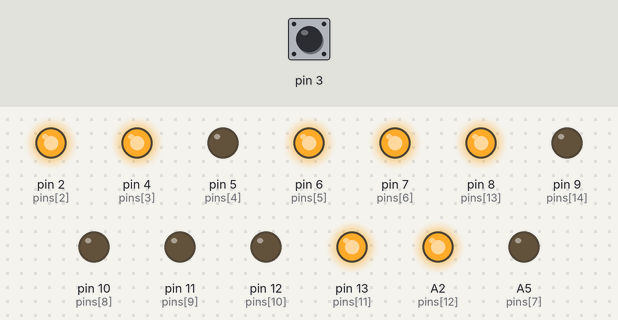
Simulated run of this sketch. Board: Arduino Uno, built with avr-gcc and run on an emulated ATmega328P. Shown: output pins drawn as LEDs (lit = HIGH). Inputs (shaded band) come from the test bench; at power-on: pin 3 HIGH. Pins used as bus, display or sensor lines are not drawn; what the sketch prints to the serial monitor is not drawn.

Above: at 0.1 s.
At 0.5 s:
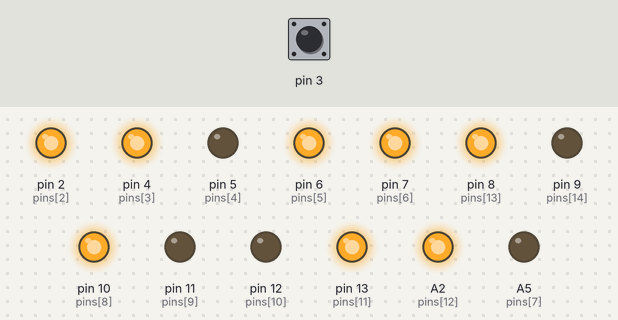
At 5.2 s:
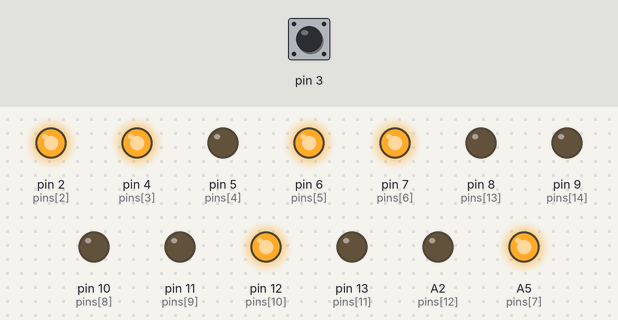
5.3 s: pin 3 pulled LOW for 0.15 s
Timing chart, 0 to 8.3 s (numbered marks = the images above; inputs shaded):
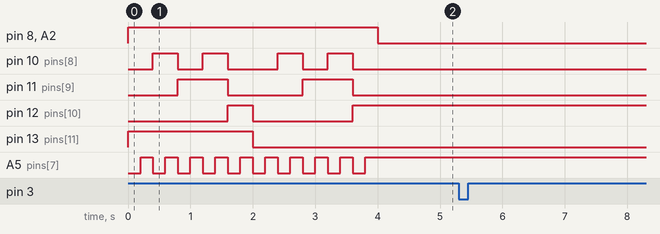

Measured:
- after the input at 5.3 s, every drawn part: stays the same

The sketch:

light.ino
```cpp
byte n0[]={4,5,13,16,22,27,32,37,42,47,52,57,62,67,72,77,83,86,94,95,-1};
byte n1[]={4,14,15,24,26,34,44,54,64,74,84,93,94,95,-1};
byte n2[]={4,5,13,16,23,33,44,45,56,66,76,86,93,94,95,96,-1};
byte n3[]={4,5,13,16,23,33,44,45,54,55,63,73,83,86,94,95,-1};
byte n4[]={3,6,13,16,23,26,33,36,43,44,45,46,53,63,73,83,93,-1};
byte n5[]={3,4,5,6,16,26,36,44,45,46,53,63,73,83,86,94,95,-1};
byte n6[]={4,5,13,16,26,36,44,45,46,53,56,63,66,73,76,83,86,94,95,-1};
byte n7[]={3,4,5,6,13,23,33,43,53,63,73,83,93,-1};
byte n8[]={4,5,13,16,23,26,33,36,44,45,54,55,63,66,73,76,83,86,94,95,-1};
byte n9[]={4,5,13,16,23,26,33,36,43,44,45,53,63,73,83,86,94,95,-1};
byte em0[]={3,4,5,6,12,17,21,28,31,33,36,38,40,49,50,53,56,59,61,64,65,68,71,78,82,87,93,94,95,96,-1};
byte em1[]={3,4,5,6,12,17,21,28,31,33,36,38,40,49,50,54,55,59,61,63,66,68,71,78,82,87,93,94,95,96,-1};
byte em2[]={3,4,5,6,12,17,21,28,31,33,36,38,40,49,50,59,61,63,64,65,66,68,71,78,82,87,93,94,95,96,-1};
byte em3[]={3,4,5,6,12,17,21,28,31,33,36,38,40,49,50,54,55,59,61,63,66,68,71,74,75,78,82,87,93,94,95,96,-1};
byte em4[]={3,4,5,6,12,17,21,28,31,33,36,38,40,49,50,52,53,54,55,56,57,59,61,63,66,68,71,74,75,78,82,87,93,94,95,96,-1};
byte em5[]={3,4,5,6,12,17,21,28,31,33,36,38,40,49,50,59,61,68,71,78,82,87,93,94,95,96,-1};
byte em6[]={3,4,5,6,12,17,21,28,30,32,33,36,37,39,40,49,50,59,61,63,64,65,66,68,71,78,82,87,93,94,95,96,-1};
byte em7[]={3,4,5,6,12,17,21,28,30,33,35,36,37,39,40,49,50,59,61,63,66,68,71,74,75,78,82,87,93,94,95,96,-1};
byte em8[]={3,4,5,6,12,17,21,24,25,28,31,33,36,38,40,49,50,59,61,63,66,68,71,78,82,87,93,94,95,96,-1};
byte em9[]={2,3,6,7,11,14,15,18,20,29,30,39,40,49,51,58,62,67,73,76,84,85,-1};
//shapes that can be formed 0-9: numbers && 10-19: emojis ..
byte* shapes[20]={n0,n1,n2,n3,n4,n5,n6,n7,n8,n9,em0,em1,em2,em3,em4,em5,em6,em7,em8,em9};

int keyArr[4]={-1,-1,-1,-1};
unsigned int index=0,index2=0;
int keyPressed=-1;
int pass[4]={1,2,3,4};//initial password..
int changePass[4]={1,2,1,2};//array for change password..
int pins[15]={0,1,2,4,5,6,7,A5,10,11,12,13,A2,8,9};
int mode=0;
bool chPassDetected=false,newKey=false,passDetected=false,notTheSame=true;
int ledsOn=1;
void setup() {
  for(int i=0;i<15;i++)pinMode(pins[i],OUTPUT);
  Serial.begin(9600);
  pinMode(3,INPUT_PULLUP);
  pinMode(A0,INPUT_PULLUP);
  pinMode(A1,INPUT_PULLUP);
  attachInterrupt(digitalPinToInterrupt(3),detectKey,FALLING);
  digitalWrite(8,0);
  digitalWrite(9,0);
  selfTesting();
}

void loop() {
  if(newKey){
     newKey=false;
    int temp=(index==0)?0:index-1;
    if(!passDetected&&!chPassDetected) {
      if(keyArr[temp]!=-1){
          drawOnLeds(mode+keyArr[temp]);
      }
    }
    else {
      passDetected=false;
    }
  }
}
void detectKey(){ //no key is pressed (or to prevent multiple detection of the same key in the same press)..
    checkWhichKey();//check which is the pressed key and save it in the keyArr..
    checkPassword();
    checkChangePassword();
    newKey=true;
}

void checkWhichKey(){
    int keyVolt = analogRead(A0);
    if(keyVolt>215 && keyVolt <219)keyPressed=0;
    else if(keyVolt>164 && keyVolt <168)keyPressed=2;
    else if(keyVolt>127 && keyVolt <131)keyPressed=4;
    else if(keyVolt>107 && keyVolt <111)keyPressed=6;
    else if(keyVolt>99 && keyVolt <103)keyPressed=8;
    int keyVolt2 = analogRead(A1);
    if(keyVolt2>215 && keyVolt2 <219)keyPressed=1;
    else if(keyVolt2>164 && keyVolt2 <168)keyPressed=3;
    else if(keyVolt2>127 && keyVolt2 <131)keyPressed=5;
    else if(keyVolt2>107 && keyVolt2 <111)keyPressed=7;
    else if(keyVolt2>99 && keyVolt2 <103)keyPressed=9;
    byte temp=(index==0)?0:index-1;
    if(keyArr[temp]!=keyPressed){
        digitalWrite(8,0);// clear the display..
        notTheSame=true;
    }
    else notTheSame=false;
    if(!chPassDetected)shiftKeyArr(keyPressed);
    else{
      pass[index2]=keyPressed;
      Serial.print(pass[index2]);
      index2++;
      if(index2==4){
        if(pass[0]==changePass[0]&&pass[1]==changePass[1]&&pass[2]==changePass[2]&&pass[3]==changePass[3]){//pass can't be the ch-Pass code..
           index2=0;
           Serial.println("Change Pass code can't be a password!!->Insert new pass:");
        }
        else if(pass[0]==pass[3]&&pass[1]==pass[2]){//pass can't be symetric..
           index2=0;
           Serial.println("New password can't be symetric!!->Insert new pass:");
        }
        else{
           chPassDetected=false;
           Serial.print("New Pass insertted ");
           if(mode==0) Serial.println("{You are in numbers mode}");
           else Serial.println("{You are in emojis mode}");
        }
      }
    }
    /*for(int i=0;i<keyPressed+1;i++){
    analogWrite(9,i*25+30);
    delay(10);*/
    //analogWrite(9,0);

}

void shiftKeyArr(int keyPressed){
   if(index<=3){
      keyArr[index]=keyPressed;
      Serial.print(keyArr[index]);
      index++;
      return;
   }
   else{
      for(int i=0;i<3;i++){
        int temp=keyArr[i+1];
        keyArr[i]=temp;
      }
      keyArr[3]=keyPressed;
      Serial.print(keyArr[3]);
   }

}

void checkChangePassword(){
  if(keyArr[0]==changePass[0]&&keyArr[1]==changePass[1]&&keyArr[2]==changePass[2]&&keyArr[3]==changePass[3]){
    chPassDetected=true;
    Serial.println("Change Pass Code Detected {Insert new pass:}");
    for(int i=0;i<4;i++)keyArr[i]=-1;
    index=0;
    index2=0;
  }
}

void checkPassword(){
  if(keyArr[0]==pass[0]&&keyArr[1]==pass[1]&&keyArr[2]==pass[2]&&keyArr[3]==pass[3] && mode!=10){
    mode=10;//go to emojis mode..
    //soot pass detection..
    for(int i=0;i<10;i++){
      analogWrite(9,255);
      delay(10);
      //analogWrite(9,0);
    }
    //digitalWrite(9,0);
    Serial.println("Password detected {Go to emojis mode} : Enter a new key:");
    passDetected=true;
  }
  else if(keyArr[0]==pass[3]&&keyArr[1]==pass[2]&&keyArr[2]==pass[1]&&keyArr[3]==pass[0] &&mode!=0){
    mode=0;//return to numbers mode..
    //soot pass detection..
    for(int i=0;i<10;i++){
      analogWrite(9,255);
      delay(10);
    }
    Serial.println("Rev Password detected {Returned to numbers mode} : Enter a new key:");
    passDetected=true;
  }
}
void drawOnLeds(int num){
  digitalWrite(8,1);
  int count = 0;
   for(int n=0;n<100;n++){
    digitalWrite(A2,0);
    if(newKey && notTheSame) return;
    turnOnLed(n,15,0);
    if(shapes[num][count]== n){
      digitalWrite(A2,1);
      delay(200);
      count++;
    }
    else digitalWrite(A2,0);

   }
}

void selfTesting(){
    for(int c=0;c<10;c++){
      digitalWrite(8,0);//bnclear display..
      turnOnLed(111,c,1);
      digitalWrite(A2,1);
      digitalWrite(8,1);//display what to display..
      delay(200);
     }
     for(int r=0;r<10;r++){
      digitalWrite(8,0);//bnclear display..
      turnOnLed(111,r,0);
      digitalWrite(A2,1);
      digitalWrite(8,1);//display what to display..
      delay(200);
     }
 digitalWrite(8,0);
 digitalWrite(A2,0);
}


void turnOnLed(int ledNum, int rc,int rowORcol){
  digitalWrite(0,ledNum&1);
  digitalWrite(1,ledNum&2);
  digitalWrite(2,ledNum&4);
  digitalWrite(4,ledNum&8);
  digitalWrite(5,ledNum&16);
  digitalWrite(6,ledNum&32);
  digitalWrite(7,ledNum&64);
  digitalWrite(A5,rc&1);
  digitalWrite(10,rc&2);
  digitalWrite(11,rc&4);
  digitalWrite(12,rc&8);
  digitalWrite(13,rowORcol); //i11->1 when col else 0 when row..
}
```
